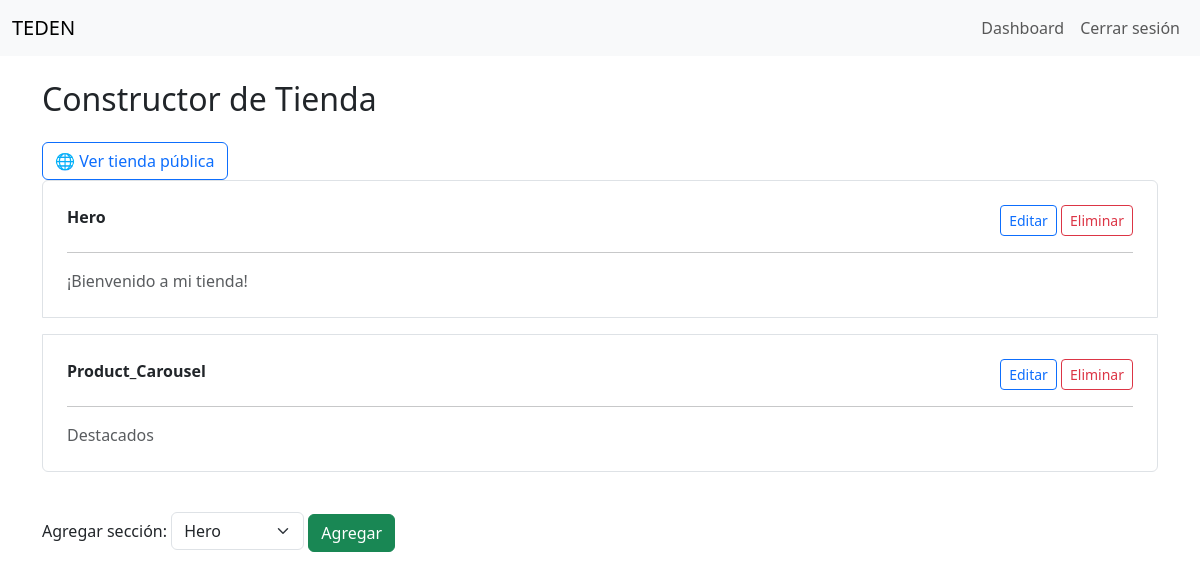
Screenshot of /store/mi-tienda/ (signed in) with the database file from the repository.
### store/models.py (models this page shows)
class StoreBlock(models.Model):
    store = models.ForeignKey(Store, on_delete=models.CASCADE, related_name="blocks")
    block_type = models.CharField(choices=[
        ('hero', 'Hero'),
        ('about', 'Sobre mí'),
        ('products', 'Productos'),
        ('testimonial', 'Testimonio'),
        ('contact', 'Contacto'),
    ], max_length=50)
    content = models.JSONField(default=dict)
    order = models.PositiveIntegerField(default=0)
    class Meta:
        ordering = ['order']

### store/views.py (the view)
# urls.py: path('mi-tienda/', views.edit_store, name='edit_store'),
@login_required
def edit_store(request):
    store = get_object_or_404(Store, owner=request.user)
    blocks = StoreBlock.objects.filter(store=store).order_by('order')
    return render(request, 'store/manage_store.html', {
        'store': store,
        'blocks': blocks,
    })

### store/templates/store/manage_store.html (shortened to what this page needs)
{% extends 'users/base.html' %}
{% block content %}
<div class="container py-4">
  <h2 class="mb-4">Constructor de Tienda</h2>
{% if store %}
      <a href="{% url 'public_store' store.slug %}" target="_blank" class="btn btn-outline-primary">
        🌐 Ver tienda pública
      </a>
    {% endif %}
  <div id="block-list" class="list-group">
    {% for block in blocks %}
      <div class="list-group-item mb-3 p-4 border" data-block-id="{{ block.id }}">
        <div class="d-flex justify-content-between">
          <strong>{{ block.block_type|title }}</strong>
          <div>
            <a href="{% url 'edit_block' block.id %}" class="btn btn-sm btn-outline-primary">Editar</a>
            <a href="{% url 'delete_block' block.id %}" class="btn btn-sm btn-outline-danger">Eliminar</a>
          </div>
        </div>
        <hr>
        <p class="mb-0 text-muted">
          {% if block.content.title %}{{ block.content.title }}{% else %}<em>Sin contenido</em>{% endif %}
        </p>
      </div>
    {% endfor %}
  </div>
  <div class="mt-4">
    <form method="POST" action="{% url 'add_block' %}">
      <label for="block_type">Agregar sección:</label>
      <select name="block_type" id="block_type" class="form-select d-inline-block w-auto">
        <option value="hero">Hero</option>
      </select>
      <button type="submit" class="btn btn-success">Agregar</button>
    </form>
  </div>
</div>
{% endblock %}

### rows the page displays
StoreBlock: block_type "Hero", content "¡Bienvenido a mi tienda!"
StoreBlock: block_type "Product_Carousel", content "Destacados"
